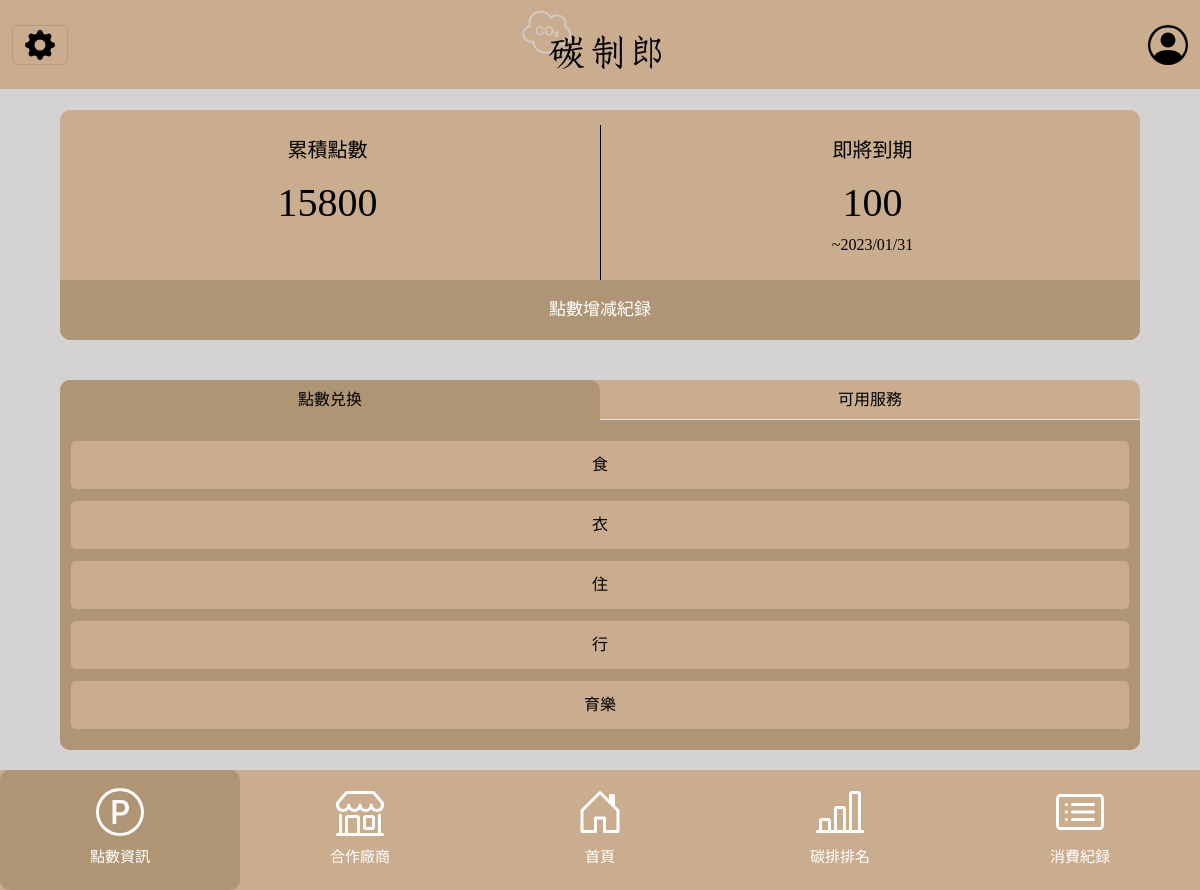
Before: /point_view/ (signed in) with the older database file.
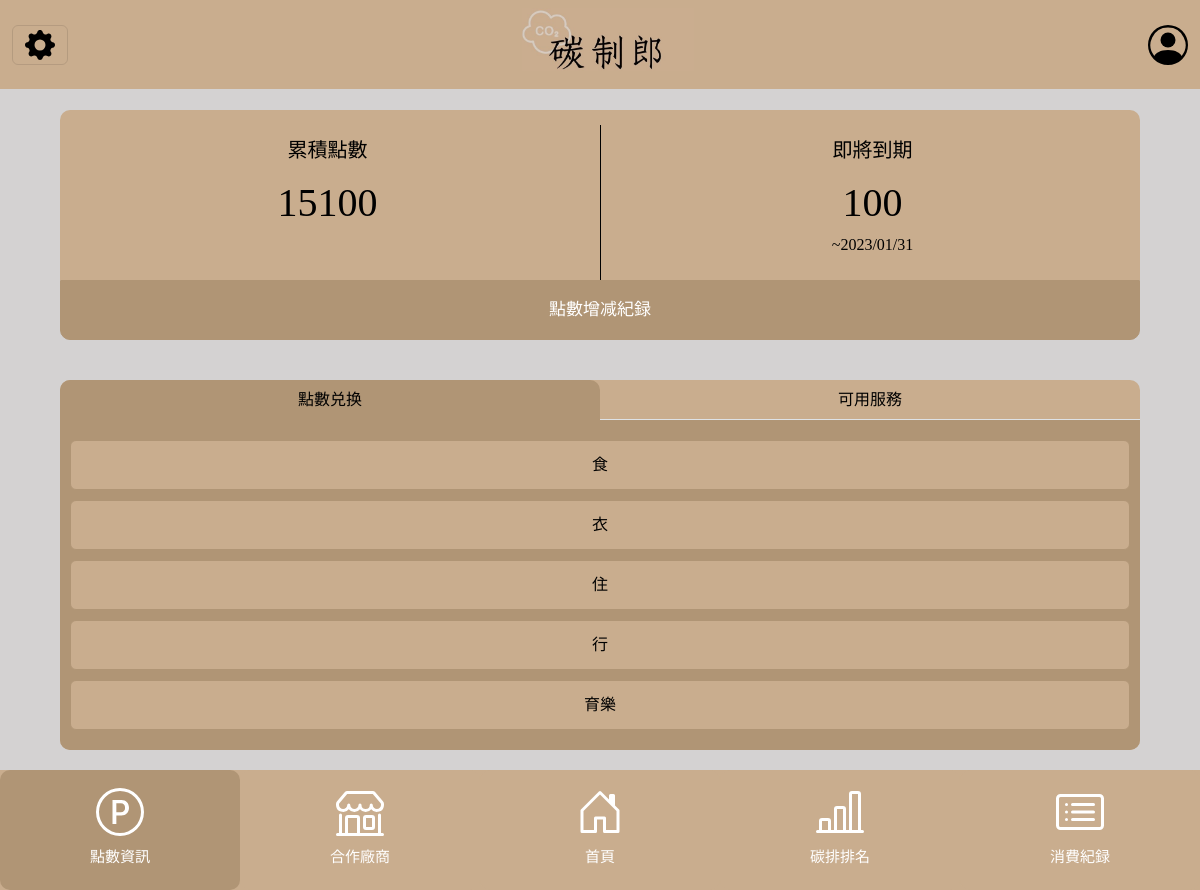
After: the same page with the newer database file.
### myapp/models.py (models this page shows, shortened)
class member(models.Model):
    MemID = models.CharField('會員編號', max_length=1000, primary_key=True)
    MemName = models.CharField('會員姓名', max_length=20, null=False)
    MemPh = models.CharField('會員電話', max_length=50, null=False)
    MemPW = models.CharField('會員密碼', max_length=100, null=False)
    Memsanfan = models.CharField('會員身分證', max_length=100, null=False)
    MemCity = models.CharField('會員城市', max_length=100, null=False)
    MemAddr = models.CharField('會員地址', max_length=100, null=False)
    Memmail = models.CharField('會員電郵', max_length=100, null=False)
    Memxin = models.CharField('會員信用卡號', max_length=100, null=True)
    MCarbon = models.FloatField('碳排量', null=True)
    MemPoint = models.IntegerField('碳權點數', null=True)
    MemPic = models.CharField('頭貼', max_length=100, null=True)
    Memrank = models.IntegerField('徽章')
    MemRPic = models.CharField('徽章', max_length=100, null=True)

### myapp/views.py (the view)
# urls.py: path('point_view/', views.point_view),
def point_view(request):
    san = request.session.get('session_id')
    if san != 0 and san is not None:
        item = member.objects.get(Memsanfan=san)
        users = point.objects.filter(Memsanfan=san)
        ser1 = Service.objects.filter( SKind = 1 )
        se1 = Service.objects.get( SKind = 1 )
        tempoint1 = se1.SPoint * 0.9
        ser2 = Service.objects.filter( SKind = 2 )
        se2 = Service.objects.get( SKind = 2 )
        tempoint2 = se2.SPoint * 0.9
        ser3 = Service.objects.filter( SKind = 3 )
        se3 = Service.objects.get(  SKind = 3 )
        tempoint3 = se3.SPoint * 0.9
        ser4 = Service.objects.filter( SKind = 4 )
        se4 = Service.objects.get( SKind = 4 )
        tempoint4 = se4.SPoint * 0.9
        ser5 = Service.objects.filter( SKind = 5 )
        se5 = Service.objects.get( SKind = 5 )
        tempoint5 = se5.SPoint * 0.9
        exs = Exchanged.objects.filter(Memsanfan=san)
        return render(request, 'point.html', locals())
    else:
        messages.error(request, '您尚未登入，請先登入')
        return HttpResponseRedirect("/login/")

### templates/point.html (shortened to what the changed rows need)
<!DOCTYPE html>
<html lang="en">
<head>
    <link href="https://cdn.jsdelivr.net/npm/bootstrap@5.2.3/dist/css/bootstrap.min.css" rel="stylesheet"
>
    <link rel="stylesheet" href="../static/css/index.css">
    <link rel="stylesheet" href="../static/css/basic.css">
</head>
<body>
    <div class="main_body">
        <div class="tab-pane main_body point_bg" id="pills-point" role="tabpanel" aria-labelledby="pills-point-tab">
            <div class="pnt_inf">
                <p class="pnt_inf_t">累積點數</p>
                <p class="pnt_inf_n">{{item.MemPoint}}</p>
                <div class="break_r"></div>
                <p class="pnt_inf_t">即將到期</p>
                <p class="pnt_inf_n">100</p>
                <p style="font-size: 8;">~2023/01/31</p>
            </div>
        </div>
    </div>
</body>
</html>

Changed rows visible on the page:
changed member: MemPoint "15800" → "15100"
